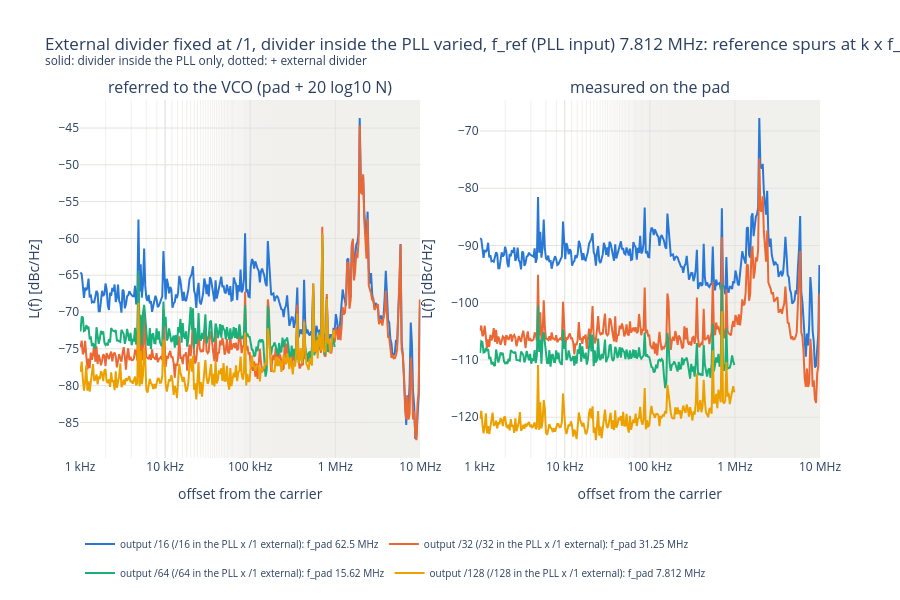

Notebook code for this chart:
### Code cell
F_start, F_stop = 1e3, 10e6  # offset range shown [Hz]
f_axis = "log"  # "log" or "lin"

# Phase noise per divider, split in two comparisons. Left: referred to the VCO (pad + 20 log10 N), where the curves
# ideally coincide; right: as measured on the pad. Legend: total output divider, its split inside / outside the
# PLL, f_pad. Curves binned to N_BINS points (linear power average, display only).
from plotly.subplots import make_subplots

PALETTE_N = ["#2a78d6", "#eb6834", "#1baf7a", "#eda100", "#e87ba4", "#008300", "#4a3aa7", "#e34948"]


def plot_phase_noise(sel, title, name):
    """Full curves (L_trace) of the dividers in `sel`: referred to the VCO (left) and on the pad (right)."""
    fig = make_subplots(rows=1, cols=2, horizontal_spacing=0.08,
                        subplot_titles=("referred to the VCO (pad + 20 log10 N)", "measured on the pad"))
    for i, r in enumerate(sel.sort_values(["total_div", "ext_div"]).itertuples()):
        lt = traces[(traces["divider"] == r.divider) & (traces["kind"] == "L_trace")]
        lt = binned(lt, F_start, F_stop, f_axis)
        if lt.empty:
            continue
        label = (f"output /{r.total_div:.0f} (/{r.pll_div:.0f} in the PLL x /{r.ext_div:.0f} external): "
                 f"f_pad {r.f_out_meas / 1e6:.4g} MHz")
        line = dict(color=PALETTE_N[i % len(PALETTE_N)], width=2, dash="dot" if r.ext_div > 1 else "solid")
        for col, add_db in ((1, 20 * np.log10(r.total_div)), (2, 0.0)):
            fig.add_scatter(x=lt["freq"], y=lt["level_dbm"] + add_db, mode="lines", name=label, legendgroup=label,
                            showlegend=col == 1, line=line, row=1, col=col,
                            hovertemplate=f"{r.divider}<br>%{{x:.3s}}Hz: %{{y:.1f}} dBc/Hz<extra></extra>")
    fig.update_layout(title=f"{title}, {REF_TXT}<br><sup>solid: divider inside the PLL only, dotted: + external "
                            "divider</sup>",
                      template="plotly_white", height=600, legend=dict(orientation="h", y=-0.2, font=dict(size=10)),
                      hoverlabel=dict(namelength=-1))
    fig.update_xaxes(title="offset from the carrier", gridcolor=GRID, **offset_axis(F_start, F_stop, f_axis))
    fig.update_yaxes(title="L(f) [dBc/Hz]", gridcolor=GRID)
    save(fig, name)


# 1. Same total divider N, split differently between inside and outside the PLL
same_n = ok.groupby("total_div").filter(lambda d: d["pll_div"].nunique() > 1)
if len(same_n):
    plot_phase_noise(same_n, "Same total divider N, divided inside vs outside the PLL", "phase_noise_same_n")
# 2. Fixed external divider, divider inside the PLL varied: one figure per external divider
for ext, d in ok.groupby("ext_div"):
    if d["pll_div"].nunique() > 1:
        plot_phase_noise(d, f"External divider fixed at /{ext:.0f}, divider inside the PLL varied",
                         f"phase_noise_ext{ext:.0f}")

### Figure 1 — Plotly figure (JSON) as saved in the notebook; plotly's stock layout.template omitted (floating-point values rounded to 4 significant figures; data arrays with more than 128 entries replaced by an {"elided": "..."} marker saying what was removed)
{"data": [{"hovertemplate": "int /16<br>%{x:.3s}Hz: %{y:.1f} dBc/Hz<extra></extra>", "legendgroup": "output /16 (/16 in the PLL x /1 external): f_pad 62.5 MHz", "line": {"color": "#2a78d6", "dash": "solid", "width": 2}, "mode": "lines", "name": "output /16 (/16 in the PLL x /1 external): f_pad 62.5 MHz", "showlegend": true, "type": "scatter", "x": {"elided": "300 float values"}, "xaxis": "x", "y": {"elided": "300 float values"}, "yaxis": "y"}, {"hovertemplate": "int /16<br>%{x:.3s}Hz: %{y:.1f} dBc/Hz<extra></extra>", "legendgroup": "output /16 (/16 in the PLL x /1 external): f_pad 62.5 MHz", "line": {"color": "#2a78d6", "dash": "solid", "width": 2}, "mode": "lines", "name": "output /16 (/16 in the PLL x /1 external): f_pad 62.5 MHz", "showlegend": false, "type": "scatter", "x": {"elided": "300 float values"}, "xaxis": "x2", "y": {"elided": "300 float values"}, "yaxis": "y2"}, {"hovertemplate": "int /32<br>%{x:.3s}Hz: %{y:.1f} dBc/Hz<extra></extra>", "legendgroup": "output /32 (/32 in the PLL x /1 external): f_pad 31.25 MHz", "line": {"color": "#eb6834", "dash": "solid", "width": 2}, "mode": "lines", "name": "output /32 (/32 in the PLL x /1 external): f_pad 31.25 MHz", "showlegend": true, "type": "scatter", "x": {"elided": "300 float values"}, "xaxis": "x", "y": {"elided": "300 float values"}, "yaxis": "y"}, {"hovertemplate": "int /32<br>%{x:.3s}Hz: %{y:.1f} dBc/Hz<extra></extra>", "legendgroup": "output /32 (/32 in the PLL x /1 external): f_pad 31.25 MHz", "line": {"color": "#eb6834", "dash": "solid", "width": 2}, "mode": "lines", "name": "output /32 (/32 in the PLL x /1 external): f_pad 31.25 MHz", "showlegend": false, "type": "scatter", "x": {"elided": "300 float values"}, "xaxis": "x2", "y": {"elided": "300 float values"}, "yaxis": "y2"}, {"hovertemplate": "int /64<br>%{x:.3s}Hz: %{y:.1f} dBc/Hz<extra></extra>", "legendgroup": "output /64 (/64 in the PLL x /1 external): f_pad 15.62 MHz", "line": {"color": "#1baf7a", "dash": "solid", "width": 2}, "mode": "lines", "name": "output /64 (/64 in the PLL x /1 external): f_pad 15.62 MHz", "showlegend": true, "type": "scatter", "x": {"elided": "225 float values"}, "xaxis": "x", "y": {"elided": "225 float values"}, "yaxis": "y"}, {"hovertemplate": "int /64<br>%{x:.3s}Hz: %{y:.1f} dBc/Hz<extra></extra>", "legendgroup": "output /64 (/64 in the PLL x /1 external): f_pad 15.62 MHz", "line": {"color": "#1baf7a", "dash": "solid", "width": 2}, "mode": "lines", "name": "output /64 (/64 in the PLL x /1 external): f_pad 15.62 MHz", "showlegend": false, "type": "scatter", "x": {"elided": "225 float values"}, "xaxis": "x2", "y": {"elided": "225 float values"}, "yaxis": "y2"}, {"hovertemplate": "int /128<br>%{x:.3s}Hz: %{y:.1f} dBc/Hz<extra></extra>", "legendgroup": "output /128 (/128 in the PLL x /1 external): f_pad 7.812 MHz", "line": {"color": "#eda100", "dash": "solid", "width": 2}, "mode": "lines", "name": "output /128 (/128 in the PLL x /1 external): f_pad 7.812 MHz", "showlegend": true, "type": "scatter", "x": {"elided": "225 float values"}, "xaxis": "x", "y": {"elided": "225 float values"}, "yaxis": "y"}, {"hovertemplate": "int /128<br>%{x:.3s}Hz: %{y:.1f} dBc/Hz<extra></extra>", "legendgroup": "output /128 (/128 in the PLL x /1 external): f_pad 7.812 MHz", "line": {"color": "#eda100", "dash": "solid", "width": 2}, "mode": "lines", "name": "output /128 (/128 in the PLL x /1 external): f_pad 7.812 MHz", "showlegend": false, "type": "scatter", "x": {"elided": "225 float values"}, "xaxis": "x2", "y": {"elided": "225 float values"}, "yaxis": "y2"}], "layout": {"annotations": [{"font": {"size": 16}, "showarrow": false, "text": "referred to the VCO (pad + 20 log10 N)", "x": 0.23, "xanchor": "center", "xref": "paper", "y": 1, "yanchor": "bottom", "yref": "paper"}, {"font": {"size": 16}, "showarrow": false, "text": "measured on the pad", "x": 0.77, "xanchor": "center", "xref": "paper", "y": 1, "yanchor": "bottom", "yref": "paper"}], "height": 600, "hoverlabel": {"namelength": -1}, "legend": {"font": {"size": 10}, "orientation": "h", "y": -0.2}, "title": {"text": "External divider fixed at /1, divider inside the PLL varied, f_ref (PLL input) 7.812 MHz: reference spurs at k x f_ref<br><sup>solid: divider inside the PLL only, dotted: + external divider</sup>"}, "xaxis": {"anchor": "y", "domain": [0, 0.46], "gridcolor": "#e4e3df", "minor": {"gridcolor": "#f1f0ed", "showgrid": true}, "range": [3, 7], "ticktext": ["1 kHz", "10 kHz", "100 kHz", "1 MHz", "10 MHz", "100 MHz"], "tickvals": [1000, 10000, 100000, 1000000, 10000000, 100000000], "title": {"text": "offset from the carrier"}, "type": "log"}, "xaxis2": {"anchor": "y2", "domain": [0.54, 1], "gridcolor": "#e4e3df", "minor": {"gridcolor": "#f1f0ed", "showgrid": true}, "range": [3, 7], "ticktext": ["1 kHz", "10 kHz", "100 kHz", "1 MHz", "10 MHz", "100 MHz"], "tickvals": [1000, 10000, 100000, 1000000, 10000000, 100000000], "title": {"text": "offset from the carrier"}, "type": "log"}, "yaxis": {"anchor": "x", "domain": [0, 1], "gridcolor": "#e4e3df", "title": {"text": "L(f) [dBc/Hz]"}}, "yaxis2": {"anchor": "x2", "domain": [0, 1], "gridcolor": "#e4e3df", "title": {"text": "L(f) [dBc/Hz]"}}}}
